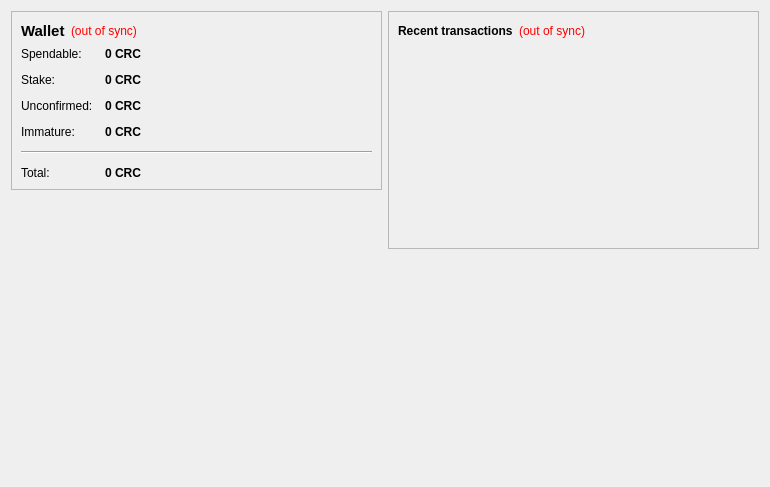
<?xml version="1.0" encoding="UTF-8"?>
<ui version="4.0">
 <class>OverviewPage</class>
 <widget class="QWidget" name="OverviewPage">
  <property name="geometry">
   <rect>
    <x>0</x>
    <y>0</y>
    <width>770</width>
    <height>487</height>
   </rect>
  </property>
  <property name="windowTitle">
   <string>Form</string>
  </property>
  <layout class="QHBoxLayout" name="horizontalLayout" stretch="1,1">
   <item>
    <layout class="QVBoxLayout" name="verticalLayout_2">
     <item>
      <widget class="QFrame" name="frame">
       <property name="frameShape">
        <enum>QFrame::StyledPanel</enum>
       </property>
       <property name="frameShadow">
        <enum>QFrame::Raised</enum>
       </property>
       <layout class="QVBoxLayout" name="verticalLayout_4">
        <item>
         <layout class="QHBoxLayout" name="horizontalLayout_4">
          <item>
           <widget class="QLabel" name="label_5">
            <property name="font">
             <font>
              <pointsize>11</pointsize>
              <weight>75</weight>
              <bold>true</bold>
             </font>
            </property>
            <property name="text">
             <string>Wallet</string>
            </property>
           </widget>
          </item>
          <item>
           <widget class="QLabel" name="labelWalletStatus">
            <property name="toolTip">
             <string>The displayed information may be out of date. Your wallet automatically synchronizes with the CoreCoin network after a connection is established, but this process has not completed yet.</string>
            </property>
            <property name="styleSheet">
             <string notr="true">QLabel { color: red; }</string>
            </property>
            <property name="text">
             <string notr="true">(out of sync)</string>
            </property>
            <property name="alignment">
             <set>Qt::AlignLeading|Qt::AlignLeft|Qt::AlignVCenter</set>
            </property>
           </widget>
          </item>
          <item>
           <spacer name="horizontalSpacer_2">
            <property name="orientation">
             <enum>Qt::Horizontal</enum>
            </property>
            <property name="sizeHint" stdset="0">
             <size>
              <width>40</width>
              <height>20</height>
             </size>
            </property>
           </spacer>
          </item>
         </layout>
        </item>
        <item>
         <layout class="QFormLayout" name="formLayout_2">
          <property name="fieldGrowthPolicy">
           <enum>QFormLayout::AllNonFixedFieldsGrow</enum>
          </property>
          <property name="horizontalSpacing">
           <number>12</number>
          </property>
          <property name="verticalSpacing">
           <number>12</number>
          </property>
          <item row="0" column="0">
           <widget class="QLabel" name="label">
            <property name="text">
             <string>Spendable:</string>
            </property>
           </widget>
          </item>
          <item row="0" column="1">
           <widget class="QLabel" name="labelBalance">
            <property name="font">
             <font>
              <weight>75</weight>
              <bold>true</bold>
             </font>
            </property>
            <property name="cursor">
             <cursorShape>IBeamCursor</cursorShape>
            </property>
            <property name="toolTip">
             <string>Your current spendable balance</string>
            </property>
            <property name="text">
             <string notr="true">0 CRC</string>
            </property>
            <property name="textInteractionFlags">
             <set>Qt::LinksAccessibleByMouse|Qt::TextSelectableByKeyboard|Qt::TextSelectableByMouse</set>
            </property>
           </widget>
          </item>
          <item row="1" column="0">
           <widget class="QLabel" name="label_6">
            <property name="text">
             <string>Stake:</string>
            </property>
           </widget>
          </item>
          <item row="1" column="1">
           <widget class="QLabel" name="labelStake">
            <property name="font">
             <font>
              <weight>75</weight>
              <bold>true</bold>
             </font>
            </property>
            <property name="cursor">
             <cursorShape>IBeamCursor</cursorShape>
            </property>
            <property name="toolTip">
             <string>Total of coins that was staked, and do not yet count toward the current balance</string>
            </property>
            <property name="text">
             <string notr="true">0 CRC</string>
            </property>
            <property name="textInteractionFlags">
             <set>Qt::LinksAccessibleByMouse|Qt::TextSelectableByKeyboard|Qt::TextSelectableByMouse</set>
            </property>
           </widget>
          </item>
          <item row="2" column="0">
           <widget class="QLabel" name="label_3">
            <property name="text">
             <string>Unconfirmed:</string>
            </property>
           </widget>
          </item>
          <item row="2" column="1">
           <widget class="QLabel" name="labelUnconfirmed">
            <property name="font">
             <font>
              <weight>75</weight>
              <bold>true</bold>
             </font>
            </property>
            <property name="cursor">
             <cursorShape>IBeamCursor</cursorShape>
            </property>
            <property name="toolTip">
             <string>Total of transactions that have yet to be confirmed, and do not yet count toward the current balance</string>
            </property>
            <property name="text">
             <string notr="true">0 CRC</string>
            </property>
            <property name="textInteractionFlags">
             <set>Qt::LinksAccessibleByMouse|Qt::TextSelectableByKeyboard|Qt::TextSelectableByMouse</set>
            </property>
           </widget>
          </item>
          <item row="3" column="0">
           <widget class="QLabel" name="labelImmatureText">
            <property name="text">
             <string>Immature:</string>
            </property>
           </widget>
          </item>
          <item row="3" column="1">
           <widget class="QLabel" name="labelImmature">
            <property name="font">
             <font>
              <weight>75</weight>
              <bold>true</bold>
             </font>
            </property>
            <property name="toolTip">
             <string>Mined balance that has not yet matured</string>
            </property>
            <property name="text">
             <string notr="true">0 CRC</string>
            </property>
            <property name="textInteractionFlags">
             <set>Qt::LinksAccessibleByMouse|Qt::TextSelectableByKeyboard|Qt::TextSelectableByMouse</set>
            </property>
           </widget>
          </item>
          <item row="4" column="0" colspan="2">
           <widget class="Line" name="line">
            <property name="orientation">
             <enum>Qt::Horizontal</enum>
            </property>
           </widget>
          </item>
          <item row="5" column="0">
           <widget class="QLabel" name="labelTotalText">
            <property name="text">
             <string>Total:</string>
            </property>
           </widget>
          </item>
          <item row="5" column="1">
           <widget class="QLabel" name="labelTotal">
            <property name="font">
             <font>
              <weight>75</weight>
              <bold>true</bold>
             </font>
            </property>
            <property name="cursor">
             <cursorShape>IBeamCursor</cursorShape>
            </property>
            <property name="toolTip">
             <string>Your current total balance</string>
            </property>
            <property name="text">
             <string notr="true">0 CRC</string>
            </property>
            <property name="textInteractionFlags">
             <set>Qt::LinksAccessibleByMouse|Qt::TextSelectableByKeyboard|Qt::TextSelectableByMouse</set>
            </property>
           </widget>
          </item>
         </layout>
        </item>
       </layout>
      </widget>
     </item>
     <item>
      <spacer name="verticalSpacer">
       <property name="orientation">
        <enum>Qt::Vertical</enum>
       </property>
       <property name="sizeHint" stdset="0">
        <size>
         <width>20</width>
         <height>40</height>
        </size>
       </property>
      </spacer>
     </item>
     <item>
      <widget class="QLabel" name="label_2">
       <property name="autoFillBackground">
        <bool>true</bool>
       </property>
       <property name="text">
        <string/>
       </property>
       <property name="pixmap">
        <pixmap resource="../bitcoin.qrc">:/icons/drmbg</pixmap>
       </property>
       <property name="scaledContents">
        <bool>false</bool>
       </property>
       <property name="margin">
        <number>0</number>
       </property>
      </widget>
     </item>
    </layout>
   </item>
   <item>
    <layout class="QVBoxLayout" name="verticalLayout_3">
     <item>
      <widget class="QFrame" name="frame_2">
       <property name="frameShape">
        <enum>QFrame::StyledPanel</enum>
       </property>
       <property name="frameShadow">
        <enum>QFrame::Raised</enum>
       </property>
       <layout class="QVBoxLayout" name="verticalLayout">
        <item>
         <layout class="QHBoxLayout" name="horizontalLayout_2">
          <item>
           <widget class="QLabel" name="label_4">
            <property name="text">
             <string>&lt;b&gt;Recent transactions&lt;/b&gt;</string>
            </property>
           </widget>
          </item>
          <item>
           <widget class="QLabel" name="labelTransactionsStatus">
            <property name="toolTip">
             <string>The displayed information may be out of date. Your wallet automatically synchronizes with the CoreCoin network after a connection is established, but this process has not completed yet.</string>
            </property>
            <property name="styleSheet">
             <string notr="true">QLabel { color: red; }</string>
            </property>
            <property name="text">
             <string notr="true">(out of sync)</string>
            </property>
            <property name="alignment">
             <set>Qt::AlignRight|Qt::AlignTrailing|Qt::AlignVCenter</set>
            </property>
           </widget>
          </item>
          <item>
           <spacer name="horizontalSpacer">
            <property name="orientation">
             <enum>Qt::Horizontal</enum>
            </property>
            <property name="sizeHint" stdset="0">
             <size>
              <width>40</width>
              <height>20</height>
             </size>
            </property>
           </spacer>
          </item>
         </layout>
        </item>
        <item>
         <widget class="QListView" name="listTransactions">
          <property name="styleSheet">
           <string notr="true">QListView { background: transparent; }</string>
          </property>
          <property name="frameShape">
           <enum>QFrame::NoFrame</enum>
          </property>
          <property name="verticalScrollBarPolicy">
           <enum>Qt::ScrollBarAlwaysOff</enum>
          </property>
          <property name="horizontalScrollBarPolicy">
           <enum>Qt::ScrollBarAlwaysOff</enum>
          </property>
          <property name="selectionMode">
           <enum>QAbstractItemView::NoSelection</enum>
          </property>
         </widget>
        </item>
       </layout>
      </widget>
     </item>
     <item>
      <spacer name="verticalSpacer_2">
       <property name="orientation">
        <enum>Qt::Vertical</enum>
       </property>
       <property name="sizeHint" stdset="0">
        <size>
         <width>20</width>
         <height>40</height>
        </size>
       </property>
      </spacer>
     </item>
    </layout>
   </item>
  </layout>
 </widget>
 <resources/>
 <connections/>
</ui>
